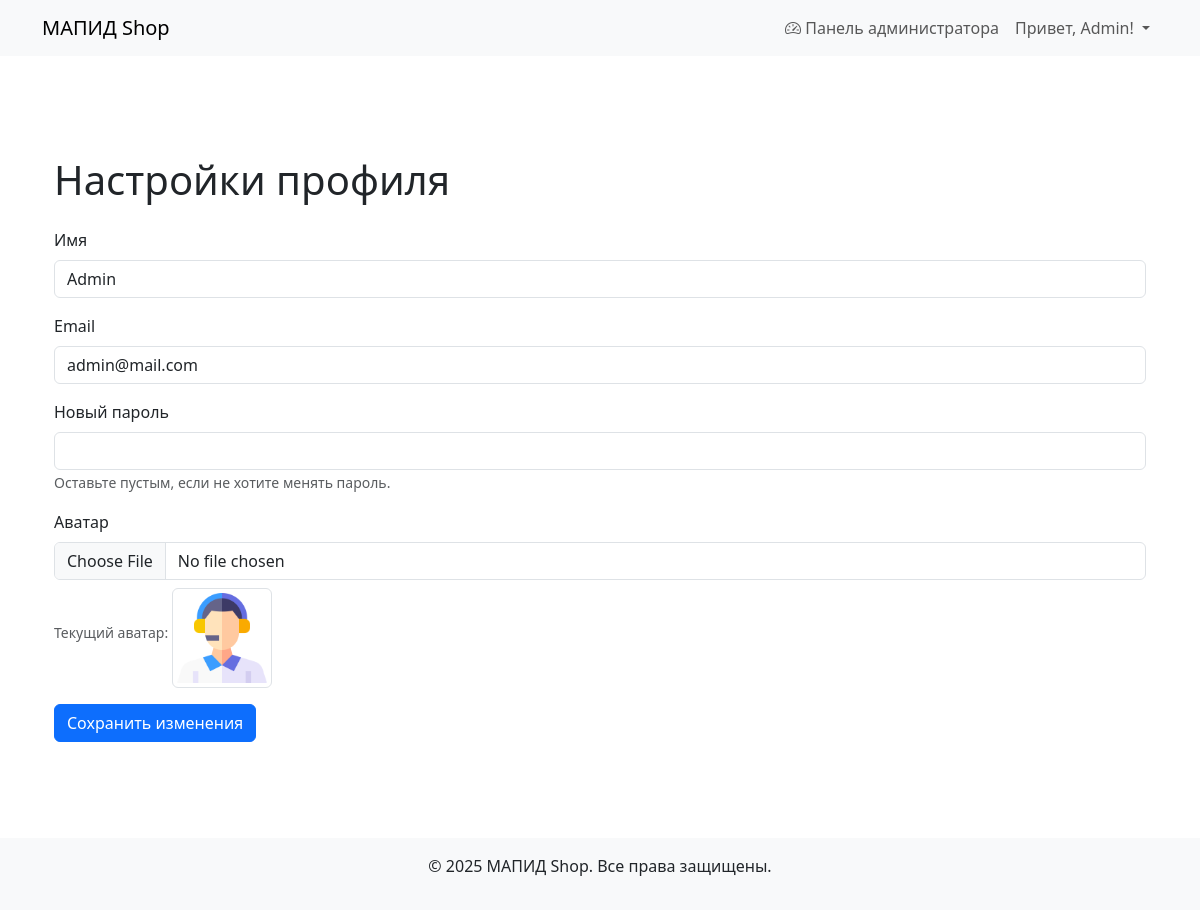
The app's page /settings.php (signed in) with its own data.
### tables this page shows
CREATE TABLE `users` (
  `id` int NOT NULL,
  `username` varchar(50) NOT NULL,
  `name` varchar(255) NOT NULL,
  `email` varchar(100) NOT NULL,
  `avatar` varchar(255) DEFAULT NULL,
  `password` varchar(255) NOT NULL,
  `role` enum('admin','user') DEFAULT 'user',
  `created_at` timestamp NULL DEFAULT CURRENT_TIMESTAMP
);

### public/settings.php (the view, shortened to what this page needs)
<?php
require_once '../config/db.php';
$db = new Database($dbConfig);
$connection = $db->getConnection();
$userId = $_SESSION['user']['id'];
$query = "SELECT name, email, avatar FROM users WHERE id = :id";
$stmt = $connection->prepare($query);
$stmt->execute([':id' => $userId]);
$user = $stmt->fetch(PDO::FETCH_ASSOC);
$name = $user['name'];
$email = $user['email'];
$avatar = $user['avatar'];
?>
<!DOCTYPE html>
<html lang="ru">
<head>
    <link href="https://cdn.jsdelivr.net/npm/bootstrap@5.3.0/dist/css/bootstrap.min.css" rel="stylesheet">
</head>
<body>
<?php include 'includes/header.php'; ?>
<div class="container py-5">
    <h1 class="mb-4">Настройки профиля</h1>
    <form method="POST" enctype="multipart/form-data">
        <div class="mb-3">
            <label for="name" class="form-label">Имя</label>
            <input type="text" class="form-control" id="name" name="name" value="<?php echo htmlspecialchars($name); ?>" required>
        </div>
        <div class="mb-3">
            <label for="email" class="form-label">Email</label>
            <input type="email" class="form-control" id="email" name="email" value="<?php echo htmlspecialchars($email); ?>" required>
        </div>
        <div class="mb-3">
            <label for="password" class="form-label">Новый пароль</label>
            <input type="password" class="form-control" id="password" name="password">
            <small class="form-text text-muted">Оставьте пустым, если не хотите менять пароль.</small>
        </div>
        <div class="mb-3">
            <label for="avatar" class="form-label">Аватар</label>
            <input type="file" class="form-control" id="avatar" name="avatar">
            <small class="form-text text-muted">Текущий аватар:</small>
            <?php if (!empty($avatar)): ?>
                <img src="<?php echo htmlspecialchars($avatar); ?>" alt="Аватар" class="img-thumbnail mt-2" style="width: 100px; height: 100px;">
            <?php endif; ?>
        </div>
        <button type="submit" class="btn btn-primary">Сохранить изменения</button>
    </form>
</div>
<?php include 'includes/footer.php'; ?>
</body>
</html>

### records on screen
users: name "Admin", email "admin@mail.com", avatar (picture)

### other values on screen
$_SESSION['user']['name'] "Admin"
